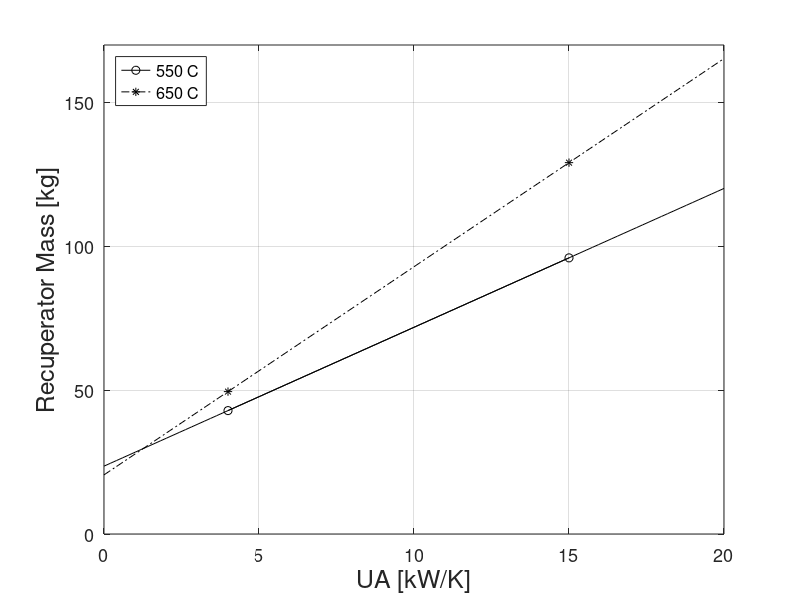
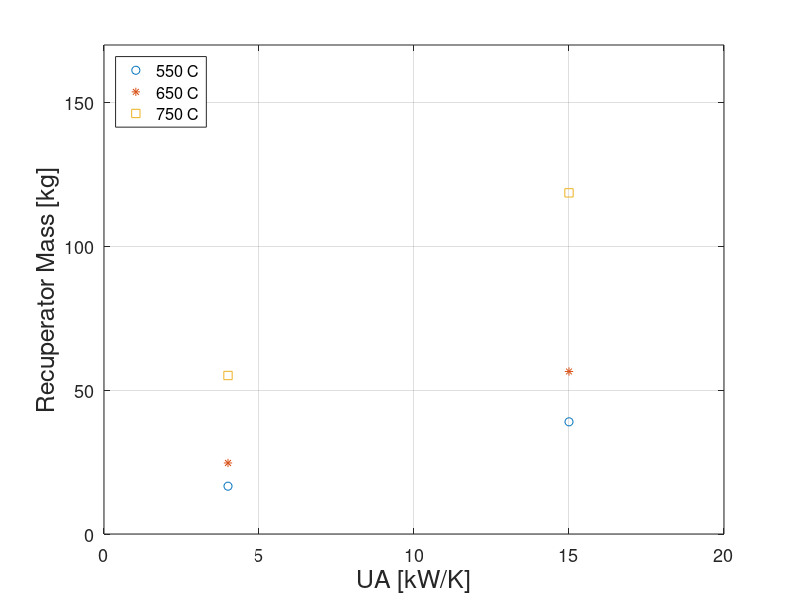
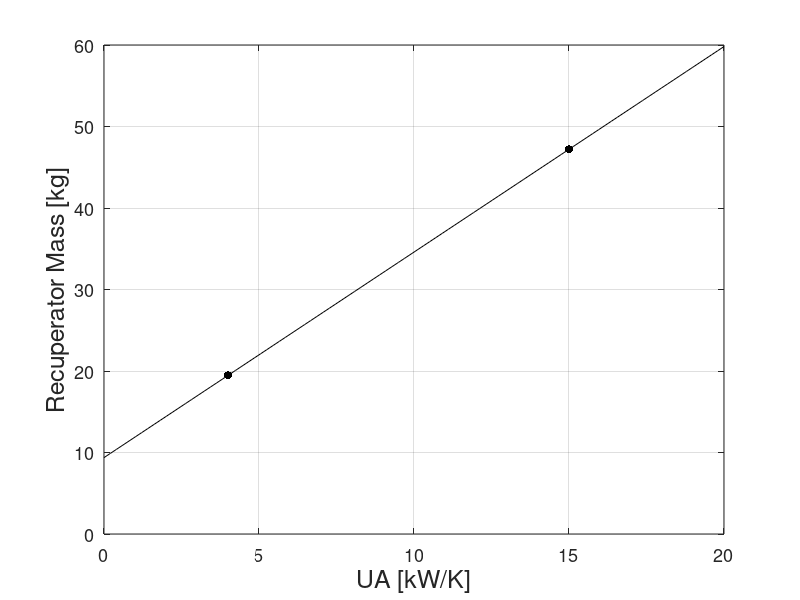

Here is the MATLAB script that generated these plots, in order:
%create plot for recuperator mass with respect to temperature for SS

set(0,'defaultAxesFontSize',13)

UA = [4,15];
UA_vec = linspace(0,20);
mass_550C = [42.9, 96];
mass_550Cline = 4.827272727*UA_vec+23.59090909;

mass_650C = [49.5, 129.1];
mass_650Cline = 7.236363636*UA_vec+20.55454545;

figure(1)
plot(UA,mass_550C,'-ok')
hold on
plot(UA,mass_650C,'-.*k')

plot(UA_vec,mass_550Cline,'-k')

mass_650Cline1 = mass_650Cline(UA_vec<4);
UA_vec1 = UA_vec(UA_vec<4);
mass_650Cline2 = mass_650Cline(UA_vec>15);
UA_vec2 = UA_vec(UA_vec>15);
plot(UA_vec1,mass_650Cline1,'-.k',UA_vec2,mass_650Cline2,'-.k')

xlim([0 20])
ylim([0 170])

legend('550 C','650 C','location','northwest')
xlabel('UA [kW/K]','fontsize',18)
ylabel('Recuperator Mass [kg]','fontsize',18)
grid on

%create plot for recuperator mass with respect to temperature for SS

UA = [4,15];
UA_vec = linspace(0,20);
mass_550C = [16.62, 39];
mass_550Cline = 2.034545455*UA_vec+8.481818182;

mass_650C = [24.7, 56.5];
mass_650Cline = 2.890909091*UA_vec+13.13636364;

mass_750C = [55.1, 118.6];
mass_750Cline = 5.772727273*UA_vec+32.00909091;

figure(2)
% plot(UA,mass_550C,'-ok')
% hold on
% plot(UA,mass_650C,'-.*k')
% plot(UA,mass_750C,'--sk')
% 
% plot(UA_vec,mass_550Cline,'-k')
% 
% mass_650Cline1 = mass_650Cline(UA_vec<4);
% UA_vec1 = UA_vec(UA_vec<4);
% mass_650Cline2 = mass_650Cline(UA_vec>15);
% UA_vec2 = UA_vec(UA_vec>15);
% plot(UA_vec1,mass_650Cline1,'-.k',UA_vec2,mass_650Cline2,'-.k')
% 
% mass_750Cline1 = mass_750Cline(UA_vec<4);
% mass_750Cline2 = mass_750Cline(UA_vec>15);
% plot(UA_vec1,mass_750Cline1,'--k',UA_vec2,mass_750Cline2,'--k')

scatter(UA,mass_550C,'ok')
hold on
box on
scatter(UA,mass_650C,'*k')
scatter(UA,mass_750C,'sk')

xlim([0 20])
ylim([0 170])

legend('550 C','650 C','750 C','location','northwest')
xlabel('UA [kW/K]','fontsize',18)
ylabel('Recuperator Mass [kg]','fontsize',18)
grid on

% create plot for 2 units and insulated core

UA = [4,15];
UA_vec = linspace(0,20);
mass_2unIns = [19.46, 47.2];
mass_2unInsline = 2.52181818*UA_vec+9.3727272727;

figure(3)
plot(UA_vec,mass_2unInsline,'k')
hold on
scatter(UA,mass_2unIns,'k','filled')
xlabel('UA [kW/K]','fontsize',18)
ylabel('Recuperator Mass [kg]','fontsize',18)
grid on
